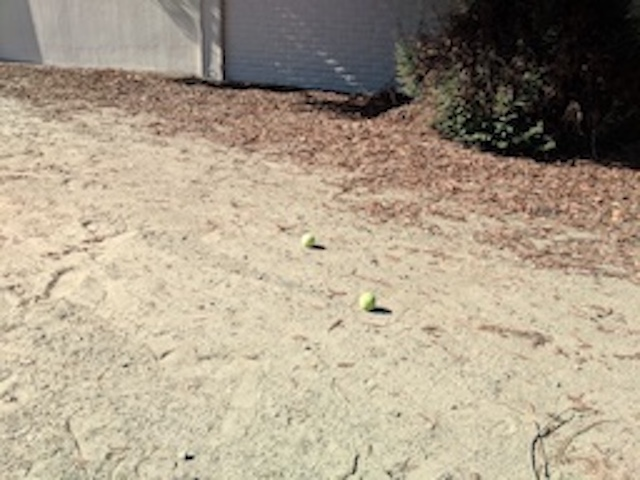
#> input picture tennisballs/data/batchtwo2.JPEG, 640 x 480 px, found by its file name
$ python tenballs.py
#> lines starting #> are read from the running program, lines starting #| are printed output that depends on the picture; after the words box and inside, x2 and y2 are one past the last pixel; in counts of white or black regions, pixels touching at a corner belong together
import cv2 as cv
import numpy as np

# while(1):
# fram = cv.imread('')
image = cv.imread('data\\batchtwo2.JPEG')
#> image is the input picture: shape (480, 640, 3); mean B, G, R 138.4, 158, 171

# size = cv.cvGetSize(image)
low_green = np.array([28, 47, 47])
high_green = np.array([47, 160, 255])

blurred = cv.GaussianBlur(image, (11, 11), 0)

hsv = cv.cvtColor(blurred, cv.COLOR_BGR2HSV)  # convert to HSV
#> hsv: shape (480, 640, 3); mean H, S, V 26.7, 52.2, 171.5
# makes it so we only see the green color that we changed
mask = cv.inRange(hsv, low_green, high_green)
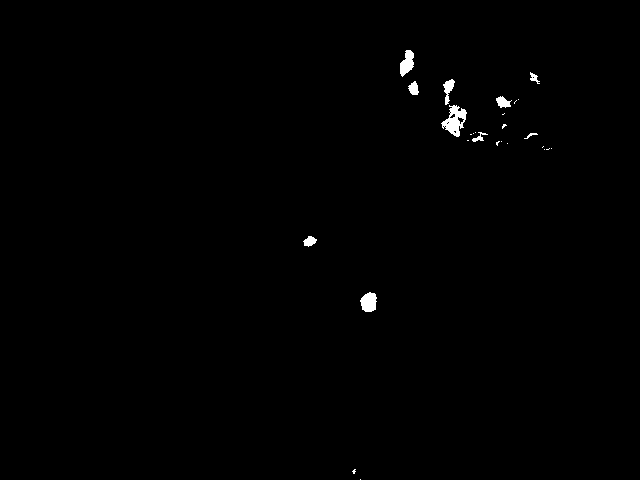
#> mask: shape (480, 640); 0.52% white; 27 white regions (17 under 20 px), largest, box (x1, y1, x2, y2) and area: (441, 105, 467, 137) 427, (360, 292, 377, 312) 258, (400, 50, 414, 77) 245
# removes the little blobs in the picture
mask = cv.erode(mask, None, iterations=2)
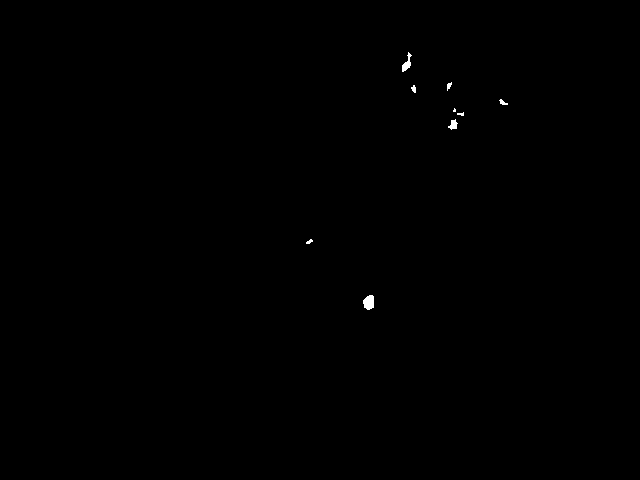
#> mask: shape (480, 640); 0.13% white; 9 white regions (2 under 20 px), largest, box (x1, y1, x2, y2) and area: (363, 295, 374, 310) 131, (402, 52, 412, 72) 88, (448, 119, 458, 130) 63
# removes most of the little blobs in the picture
mask = cv.dilate(mask, None, iterations=2)
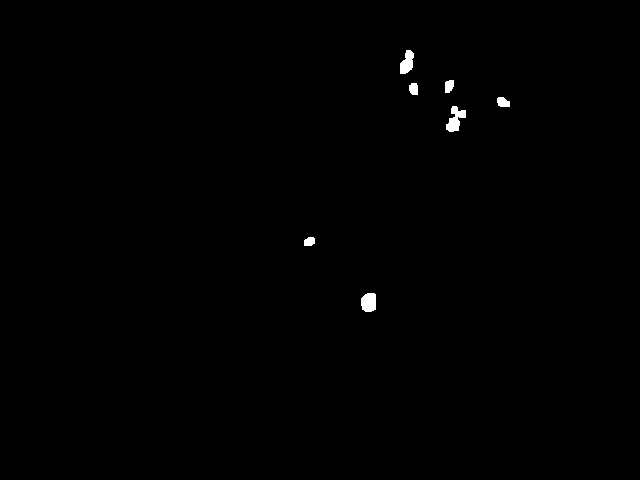
#> mask: shape (480, 640); 0.37% white; 7 white regions, largest, box (x1, y1, x2, y2) and area: (446, 106, 466, 132) 285, (361, 293, 376, 312) 251, (400, 50, 414, 74) 232

res = cv.bitwise_and(image, image, mask=mask)

circles = cv.HoughCircles(mask, cv.HOUGH_GRADIENT, 1, 20, param1=20, param2=10,
                          minRadius=0, maxRadius=100)
#> circles = [[369.5, 301.5, 9.3], [452.5, 124.5, 7.1], [402.5, 64.5, 9], [309.5, 241.5, 5.2], [413.5, 85.5, 3.3]]
circles = np.uint16(np.around(circles))
#> circles = [[370, 302, 9], [452, 124, 7], [402, 64, 9], [310, 242, 5], [414, 86, 3]]
for i in circles[0, :]:
    cv.circle(image, (i[0], i[1]), i[2], (0, 255, 255), 2)
    print("x: ", i[0], " y: ", i[1], " d: ", i[2])
    cv.circle(image, (i[0], i[1]), 2, (0, 0, 255), 3)
#> this loop made 5 passes
#| x:  370  y:  302  d:  9
#| x:  452  y:  124  d:  7
#| x:  402  y:  64  d:  9
#| x:  310  y:  242  d:  5
#| x:  414  y:  86  d:  3
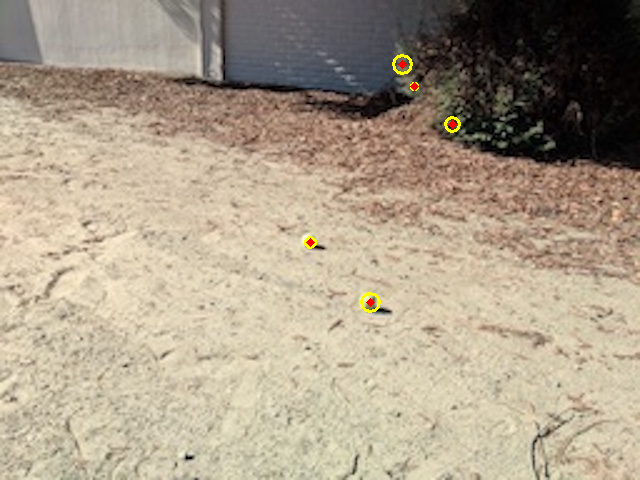
#> image: shape (480, 640, 3); 0.25% of pixels changed, all inside (x1, y1, x2, y2) = (304, 54, 461, 313)
cv.imshow('image', image)
cv.imshow('mask', mask)
cv.imshow('bruhh', res)
# cv.imshow('mask2', mask2)
# cv.imshow('res', res)
# cv.imshow('blurred', blurred)

cv.waitKey(0)


# hsv = cv.cvCreateImage(size, IPL_DEPTH_8U, 3)
# cv.cvCvtColor(image, hsv, CV_BGR2HSV)
# mask = cv.cvCreate

$ run again, with tennisballs/data/batchtwo4.JPEG copied over tennisballs/data/batchtwo2.JPEG
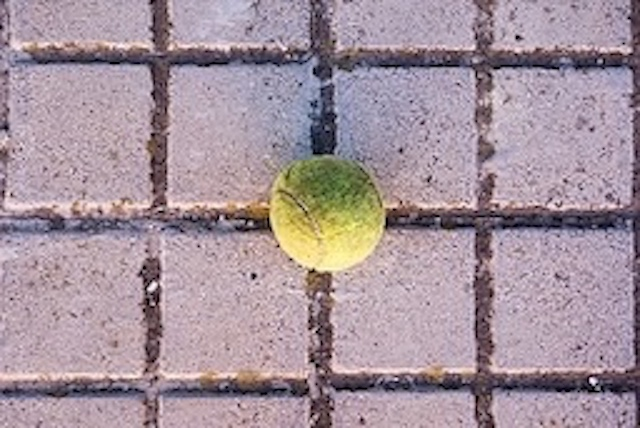
#> input picture tennisballs/data/batchtwo4.JPEG, 640 x 428 px, found by its file name
#> image is the input picture: shape (428, 640, 3); mean B, G, R 156.7, 147.2, 164.6
#> hsv: shape (428, 640, 3); mean H, S, V 144, 37.5, 167.6
#> `mask = cv.erode(mask, None, iterations=2)`:
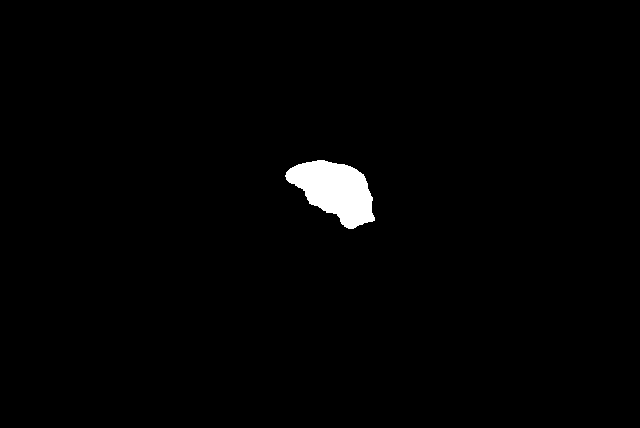
#> mask: shape (428, 640); 1.4% white; 1 white region, box (x1, y1, x2, y2) and area: (285, 160, 375, 229) 3755
#> `circles = cv.HoughCircles(mask, cv.HOUGH_GRADIENT, 1, 20, param1=20, p..`: circles = [[345.5, 183.5, 21]]
#> `circles = np.uint16(np.around(circles))`: circles = [[346, 184, 21]]
#> the loop `for i in circles[0, :]:` made 1 pass
#> (printed output is left out)
#> after the loop `for i in circles[0, :]:`:
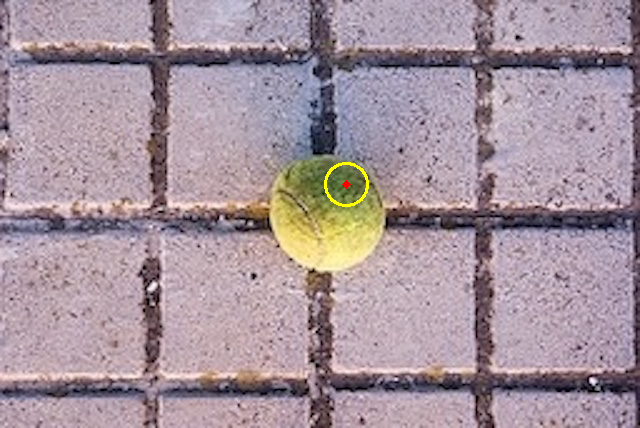
#> image: shape (428, 640, 3); 0.16% of pixels changed, all inside (x1, y1, x2, y2) = (324, 162, 369, 207)
